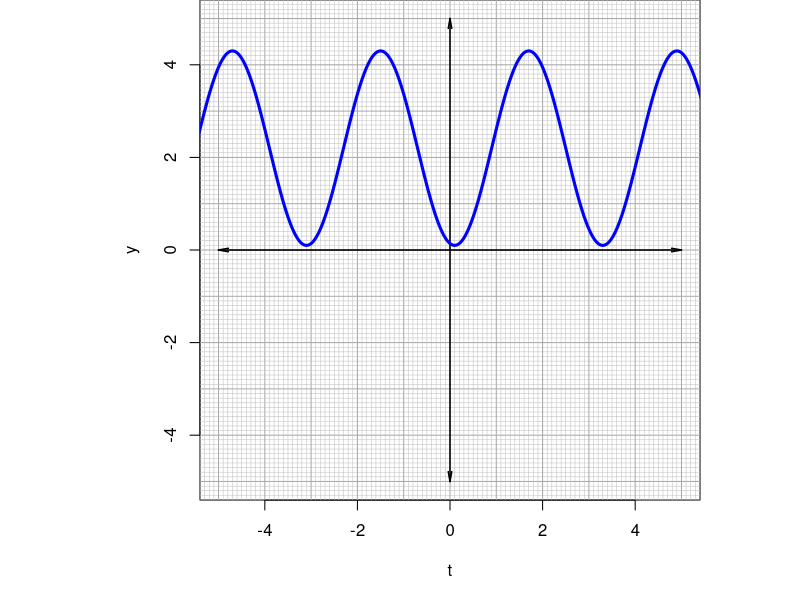
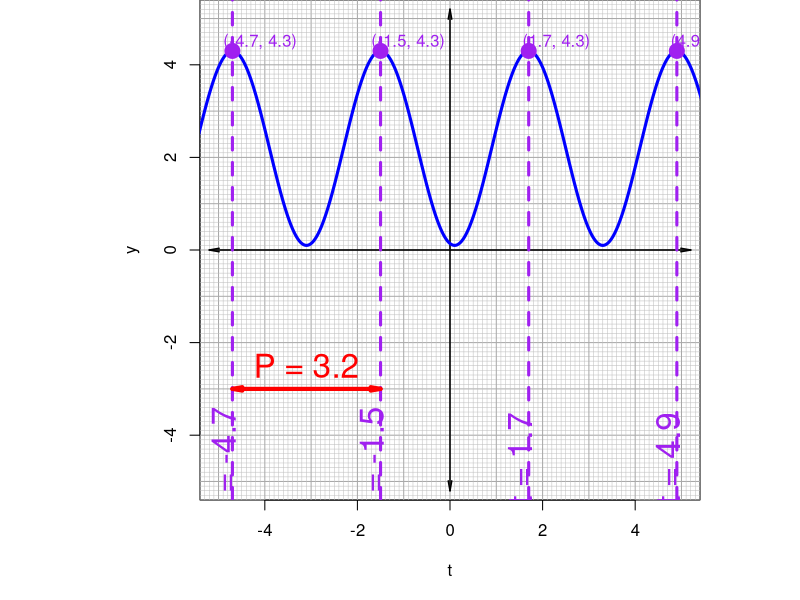

These charts were generated, in order, by the following R code:
## ---- chunk 1
A = round(runif(1,0.7,4),1)
P = round(runif(1,2,6.6)/4,1)*4
B = 2*pi/P
D = round(runif(1,0.1,4.9-A),1)*sample(c(-1,1),1)
h = round(runif(1,0.1,P),1)
C = h*B
## ---- chunk 2
par(mar=c(5,5,0,0),pty="s")
plot(0,0,type="n",xlim=c(-5,5),ylim=c(-5,5),xlab="t",ylab="y")

for(i in seq(-6,6,0.1)){
  if(i%%1==0){
    abline(h=i,col="darkgrey",lwd=1)
    abline(v=i,col="darkgrey",lwd=1)
  } else {
    abline(h=i,col="grey",lwd=0.5)
    abline(v=i,col="grey",lwd=0.5)
  }
}

arrows(0,-5,0,5,length=0.1,angle=10,code=3,lwd=1.5)
arrows(-5,0,5,0,length=0.1,angle=10,code=3,lwd=1.5)

t = seq(-6,6,0.01)
lines(t,A*sin(B*t+C)+D,lwd=3,col="blue")
## ---- chunk 3
par(mar=c(5,5,0,0),pty="s")
plot(0,0,type="n",xlim=c(-5,5),ylim=c(-5,5),xlab="t",ylab="y")

for(i in seq(-6,6,0.1)){
  if(i%%1==0){
    abline(h=i,col="darkgrey",lwd=1)
    abline(v=i,col="darkgrey",lwd=1)
  } else {
    abline(h=i,col="grey",lwd=0.5)
    abline(v=i,col="grey",lwd=0.5)
  }
}

arrows(0,-5.2,0,5.2,length=0.1,angle=10,code=3,lwd=1.5)
arrows(-5.2,0,5.2,0,length=0.1,angle=10,code=3,lwd=1.5)

t = seq(-6,6,0.01)
lines(t,A*sin(2*pi/P*(t+h))+D,lwd=3,col="blue")

xmas = -h+P/4+P*(-2:2)
xmis = -h+3*P/4+P*(-2:2)
xmas = xmas[abs(xmas)<5]
xmis = xmis[abs(xmis)<5]
if(length(xmas)>1){
  xs = round(xmas,2)
  ys = round(rep(A+D,length(xs)),2)
  for(j in 1:length(xs)){
    text(xs[j]+0.6,ys[j]+0.2,paste0("(",xs[j],", ",ys[j],")"),col="purple",cex=1)
    text(xs[j]-0.2,-4.5,
         paste0("t = ",xs[j],collapse=""),srt=90,cex=2,col="purple")
  }
} else {
  xs = round(xmis,2)
  ys = round(rep(-A+D,length(xs)),2)
  for(j in 1:length(xs)){
    text(xs[j]+0.6,ys[j]-0.2,paste0("(",xs[j],", ",ys[j],")"),col="purple",cex=1)
    text(xs[j]-0.2,-4.5,
         paste0("t = ",xs[j],collapse=""),srt=90,cex=2,col="purple")
  }
}
points(xs,ys,pch=19,col="purple",cex=2)
abline(v=xs,col="purple",lty=2,lwd=3)

arrows(xs[1],-3,xs[2],-3,0.1,10,3,col="red",lwd=4)
text(mean(xs[1:2]),-2.5,paste0("P = ",P,collapse=""),col="red",cex=2)
